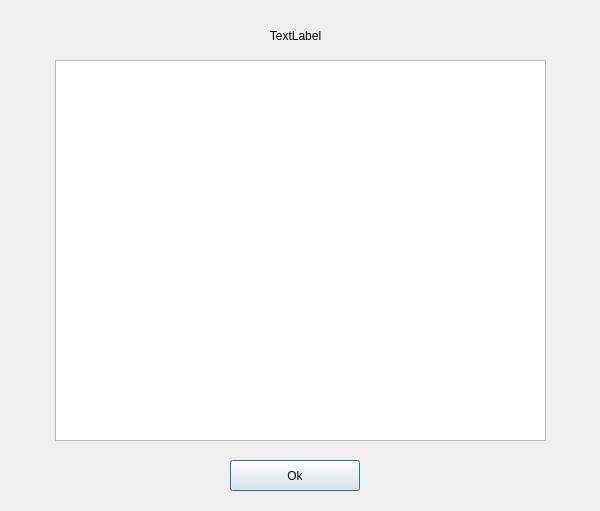
<?xml version="1.0" encoding="UTF-8"?>
<ui version="4.0">
 <class>WithdrawInfo</class>
 <widget class="QDialog" name="WithdrawInfo">
  <property name="geometry">
   <rect>
    <x>0</x>
    <y>0</y>
    <width>600</width>
    <height>511</height>
   </rect>
  </property>
  <property name="windowTitle">
   <string>Dialog</string>
  </property>
  <widget class="QLabel" name="messageLabel">
   <property name="geometry">
    <rect>
     <x>30</x>
     <y>20</y>
     <width>531</width>
     <height>31</height>
    </rect>
   </property>
   <property name="text">
    <string>TextLabel</string>
   </property>
   <property name="alignment">
    <set>Qt::AlignCenter</set>
   </property>
  </widget>
  <widget class="QPushButton" name="withdrawOkButton">
   <property name="geometry">
    <rect>
     <x>230</x>
     <y>460</y>
     <width>130</width>
     <height>31</height>
    </rect>
   </property>
   <property name="text">
    <string>Ok</string>
   </property>
  </widget>
  <widget class="QTextBrowser" name="inventoryBrowser">
   <property name="geometry">
    <rect>
     <x>55</x>
     <y>60</y>
     <width>491</width>
     <height>381</height>
    </rect>
   </property>
  </widget>
 </widget>
 <resources/>
 <connections/>
</ui>
